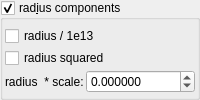
                 <widget class="MyGroupBox" name="groupCheck_fractal_coloring_rad_enabled_false">
                  <property name="toolTip">
                   <string>&lt;html&gt;&lt;head/&gt;&lt;body&gt;&lt;p&gt;ColorValue is derived from the radius of the point at termination.&lt;/p&gt;&lt;p&gt;Radius derived changes in colorValue are often inside the fractal. Can use with pseudoKleinian type structures.&lt;/p&gt;&lt;/body&gt;&lt;/html&gt;</string>
                  </property>
                  <property name="title">
                   <string>rad&amp;ius components</string>
                  </property>
                  <property name="checkable">
                   <bool>true</bool>
                  </property>
                  <layout class="QVBoxLayout" name="verticalLayout_35" stretch="0,0,0">
                   <property name="spacing">
                    <number>2</number>
                   </property>
                   <property name="leftMargin">
                    <number>2</number>
                   </property>
                   <property name="topMargin">
                    <number>6</number>
                   </property>
                   <property name="rightMargin">
                    <number>2</number>
                   </property>
                   <property name="bottomMargin">
                    <number>2</number>
                   </property>
                   <item>
                    <widget class="MyCheckBox" name="checkBox_fractal_coloring_rad_div_1e13_false">
                     <property name="text">
                      <string notr="true">radius / 1e13</string>
                     </property>
                    </widget>
                   </item>
                   <item>
                    <widget class="MyCheckBox" name="checkBox_fractal_coloring_rad_squared_enabled_false">
                     <property name="text">
                      <string notr="true">radius squared</string>
                     </property>
                    </widget>
                   </item>
                   <item>
                    <layout class="QGridLayout" name="gridLayout_18" columnstretch="0,1">
                     <property name="spacing">
                      <number>2</number>
                     </property>
                     <item row="1" column="1">
                      <widget class="MyDoubleSpinBox" name="spinbox_fractal_coloring_rad_weight">
                       <property name="sizePolicy">
                        <sizepolicy hsizetype="Minimum" vsizetype="Maximum">
                         <horstretch>0</horstretch>
                         <verstretch>0</verstretch>
                        </sizepolicy>
                       </property>
                       <property name="prefix">
                        <string/>
                       </property>
                       <property name="suffix">
                        <string/>
                       </property>
                       <property name="decimals">
                        <number>6</number>
                       </property>
                       <property name="minimum">
                        <double>-99999.999899999995250</double>
                       </property>
                       <property name="maximum">
                        <double>99999.999899999995250</double>
                       </property>
                       <property name="singleStep">
                        <double>0.100000000000000</double>
                       </property>
                      </widget>
                     </item>
                     <item row="1" column="0">
                      <widget class="QLabel" name="label_52">
                       <property name="text">
                        <string>radius  * scale:</string>
                       </property>
                      </widget>
                     </item>
                    </layout>
                   </item>
                  </layout>
                 </widget>
